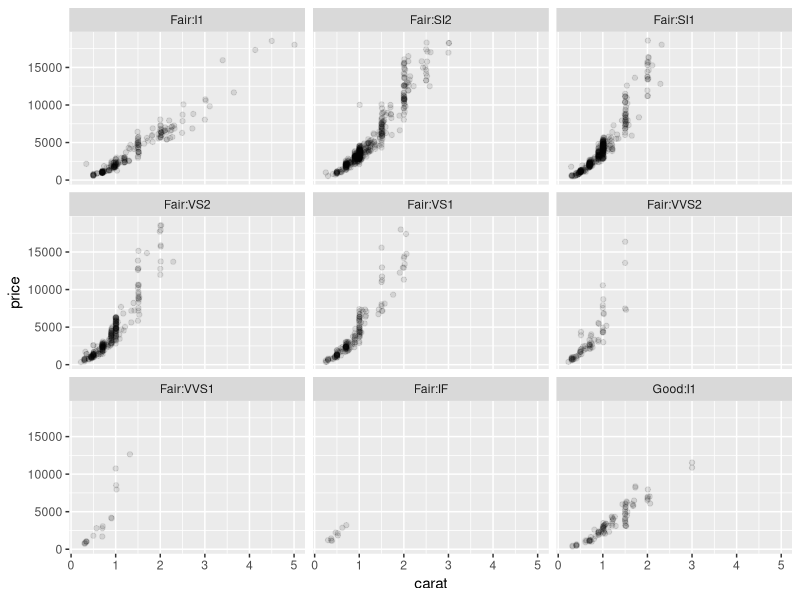

Recreate this plot in R.
library(ggforce)


### Name: n_pages
### Title: Determine the number of pages in a paginated facet plot
### Aliases: n_pages

### ** Examples

p <- ggplot(diamonds) +
  geom_point(aes(carat, price), alpha = 0.1) +
  facet_wrap_paginate(~ cut:clarity, ncol = 3, nrow = 3, page = 1)
n_pages(p)
